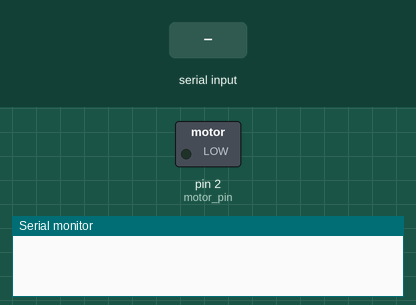
The sketch below on a simulated Arduino Uno, built with avr-gcc and run on an emulated ATmega328P. Shown: switched loads named in the sketch (green lamp = pin HIGH), the last lines printed to the serial monitor. The inputs (shaded band) are chosen by the test bench.

Above: at 1.2 s.
1.3 s: "1" received over the second serial link
At 2.1 s:
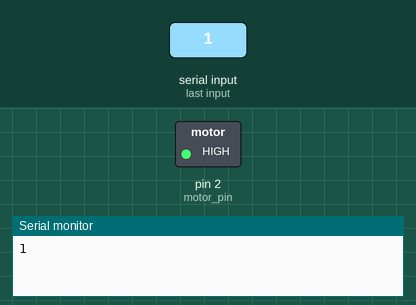
Timing chart, 0 to 4.3 s (numbered marks = the images above; inputs shaded):
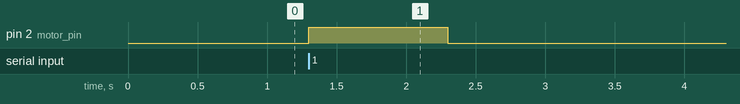

Measured:
- after the input at 1.3 s, pin 2 (motor_pin): LOW → HIGH at once, → LOW 1.0 s later

The sketch:

ricevitore.ino
```cpp
#include <SoftwareSerial.h>

const byte rxPin = 11;
const byte txPin = 10;
char msg;
bool alarm = false;
int motor_pin = 2;
long last_alarm = 0;

SoftwareSerial ch12_serial(txPin, rxPin); //TX, RX

void setup() {
  Serial.begin(9600);             // Serial port to computer
  ch12_serial.begin(9600);               // Serial port to HC12
  pinMode(motor_pin, OUTPUT);           // set pin to input
}

void loop() {
  while (ch12_serial.available()) {        // If HC-12 has data
    msg = ch12_serial.read();
    Serial.write(msg);      // Send the data to Serial monitor
    alarm = true;
    last_alarm = millis();
  }

  if (alarm && ((millis() - 1000) < last_alarm)) {
    digitalWrite(motor_pin, HIGH);       // turn on pullup resistors
  } else {
    digitalWrite(motor_pin, LOW);       // turn on pullup resistors
    alarm = false;
  }
/*


  if (alarm && ((millis() - 3000) < last_alarm)) {
    digitalWrite(motor_pin, HIGH);       // turn on pullup resistors
  } else {
    digitalWrite(motor_pin, LOW);       // turn on pullup resistors
    alarm = false;
  }
  */
}
```
